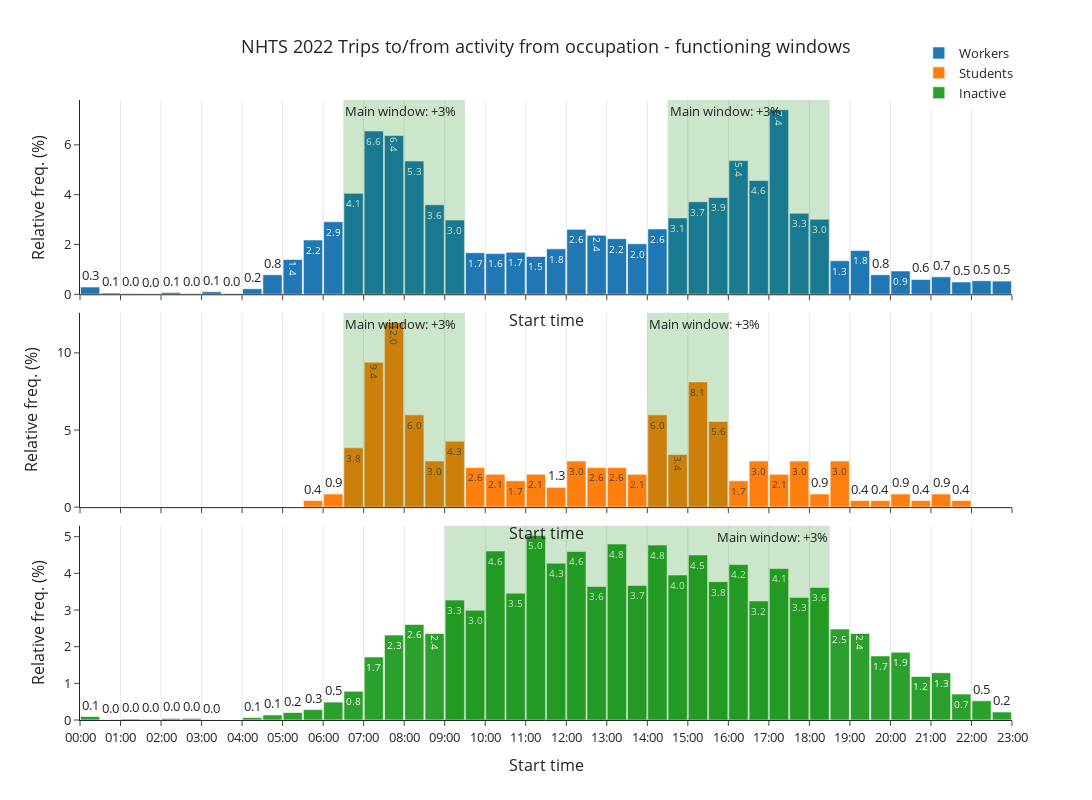

Notebook code cell kept with this figure:
### Code cell
from plotly.subplots import make_subplots

fig = make_subplots(rows=3, cols=1,
                    shared_xaxes=True,
                    vertical_spacing=0.03)

fig.add_trace(
    go.Histogram(x=worker_windows['START_TIME'],
                 nbinsx=48, 
                 texttemplate='%{y:.1f}',
                 histnorm='percent',
                 name='Workers'), col=1, row=1
)

fig.add_vrect(x0=datetime(2022, 1, 1, 6, 30),    # 6:30 - 9:30
              x1=datetime(2022, 1, 1, 9, 30),
              row=1,
              annotation_text='Main window: +3%',
              annotation_position='top left',
              fillcolor="green", opacity=0.2, line_width=0)

fig.add_vrect(x0=datetime(2022, 1, 1, 14, 30),   # 14:30 - 18:30
              x1=datetime(2022, 1, 1, 18, 30),
              row=1,
              annotation_text='Main window: +3%',
              annotation_position='top left',
              fillcolor="green", opacity=0.2, line_width=0)

##################

fig.add_trace(
    go.Histogram(x=student_windows['START_TIME'],
                 nbinsx=48, 
                 texttemplate='%{y:.1f}',
                 histnorm='percent',
                 name='Students'), col=1, row=2
)

fig.add_vrect(x0=datetime(2022, 1, 1, 6, 30),   # 6:30 - 9:30
              x1=datetime(2022, 1, 1, 9, 30),
              row=2,
              annotation_text='Main window: +3%',
              annotation_position='top left',
              fillcolor="green", opacity=0.2, line_width=0)

fig.add_vrect(x0=datetime(2022, 1, 1, 14, 0),   # 14:00 - 16:00
              x1=datetime(2022, 1, 1, 16, 0),
              row=2,
              annotation_text='Main window: +3%',
              annotation_position='top left',
              fillcolor="green", opacity=0.2, line_width=0)

#################

fig.add_trace(
    go.Histogram(x=inactive_windows['START_TIME'],
                 nbinsx=48, 
                 texttemplate='%{y:.1f}',
                 histnorm='percent',
                 name='Inactive'), col=1, row=3
)

fig.add_vrect(x0=datetime(2022, 1, 1, 9, 00),   # 9:30 - 18:30
              x1=datetime(2022, 1, 1, 18, 30),
              row=3,
              annotation_text='Main window: +3%',
              annotation_position='top right',
              fillcolor="green", opacity=0.2, line_width=0)


fig.update_xaxes(title='Start time',
                 range=[datetime(2022, 1, 1, 0, 0), datetime(2022, 1, 1, 23, 0)],
                 showgrid=True,
                 tickformat="%H:%M",
                 dtick=3600*1000    # dtick is in miliseconds
                 )

fig.update_yaxes(title='Relative freq. (%)',
                 )

fig.update_layout(width=1100,
                  height=800,
                  template='simple_white',
                  bargap=0.05,
                #   barmode='stack',
                  title={'text':"NHTS 2022 Trips to/from activity from occupation - functioning windows",
                         'x':0.5,
                         'y':0.95},
                  legend=dict(orientation='v',
                              y=1.1,
                              x=0.9),
                  font=dict(
                       # family="Courier New, monospace",
                       size=13)
                )

fig.show()

### Figure 1 — Plotly figure (JSON) as saved in the notebook; plotly's stock layout.template omitted (floating-point values rounded to 4 significant figures; data arrays with more than 128 entries replaced by an {"elided": "..."} marker saying what was removed)
{"data": [{"histnorm": "percent", "name": "Workers", "nbinsx": 48, "texttemplate": "%{y:.1f}", "type": "histogram", "x": {"elided": "5870 str values"}, "xaxis": "x", "yaxis": "y"}, {"histnorm": "percent", "name": "Students", "nbinsx": 48, "texttemplate": "%{y:.1f}", "type": "histogram", "x": {"elided": "234 str values"}, "xaxis": "x2", "yaxis": "y2"}, {"histnorm": "percent", "name": "Inactive", "nbinsx": 48, "texttemplate": "%{y:.1f}", "type": "histogram", "x": {"elided": "13727 str values"}, "xaxis": "x3", "yaxis": "y3"}], "layout": {"annotations": [{"showarrow": false, "text": "Main window: +3%", "x": "2022-01-01T06:30:00", "xanchor": "left", "xref": "x", "y": 1, "yanchor": "top", "yref": "y domain"}, {"showarrow": false, "text": "Main window: +3%", "x": "2022-01-01T14:30:00", "xanchor": "left", "xref": "x", "y": 1, "yanchor": "top", "yref": "y domain"}, {"showarrow": false, "text": "Main window: +3%", "x": "2022-01-01T06:30:00", "xanchor": "left", "xref": "x2", "y": 1, "yanchor": "top", "yref": "y2 domain"}, {"showarrow": false, "text": "Main window: +3%", "x": "2022-01-01T14:00:00", "xanchor": "left", "xref": "x2", "y": 1, "yanchor": "top", "yref": "y2 domain"}, {"showarrow": false, "text": "Main window: +3%", "x": "2022-01-01T18:30:00", "xanchor": "right", "xref": "x3", "y": 1, "yanchor": "top", "yref": "y3 domain"}], "bargap": 0.05, "font": {"size": 13}, "height": 800, "legend": {"orientation": "v", "x": 0.9, "y": 1.1}, "shapes": [{"fillcolor": "green", "line": {"width": 0}, "opacity": 0.2, "type": "rect", "x0": "2022-01-01T06:30:00", "x1": "2022-01-01T09:30:00", "xref": "x", "y0": 0, "y1": 1, "yref": "y domain"}, {"fillcolor": "green", "line": {"width": 0}, "opacity": 0.2, "type": "rect", "x0": "2022-01-01T14:30:00", "x1": "2022-01-01T18:30:00", "xref": "x", "y0": 0, "y1": 1, "yref": "y domain"}, {"fillcolor": "green", "line": {"width": 0}, "opacity": 0.2, "type": "rect", "x0": "2022-01-01T06:30:00", "x1": "2022-01-01T09:30:00", "xref": "x2", "y0": 0, "y1": 1, "yref": "y2 domain"}, {"fillcolor": "green", "line": {"width": 0}, "opacity": 0.2, "type": "rect", "x0": "2022-01-01T14:00:00", "x1": "2022-01-01T16:00:00", "xref": "x2", "y0": 0, "y1": 1, "yref": "y2 domain"}, {"fillcolor": "green", "line": {"width": 0}, "opacity": 0.2, "type": "rect", "x0": "2022-01-01T09:00:00", "x1": "2022-01-01T18:30:00", "xref": "x3", "y0": 0, "y1": 1, "yref": "y3 domain"}], "title": {"text": "NHTS 2022 Trips to/from activity from occupation - functioning windows", "x": 0.5, "y": 0.95}, "width": 1100, "xaxis": {"anchor": "y", "domain": [0, 1], "dtick": 3600000, "matches": "x3", "range": ["2022-01-01T00:00:00", "2022-01-01T23:00:00"], "showgrid": true, "showticklabels": false, "tickformat": "%H:%M", "title": {"text": "Start time"}}, "xaxis2": {"anchor": "y2", "domain": [0, 1], "dtick": 3600000, "matches": "x3", "range": ["2022-01-01T00:00:00", "2022-01-01T23:00:00"], "showgrid": true, "showticklabels": false, "tickformat": "%H:%M", "title": {"text": "Start time"}}, "xaxis3": {"anchor": "y3", "domain": [0, 1], "dtick": 3600000, "range": ["2022-01-01T00:00:00", "2022-01-01T23:00:00"], "showgrid": true, "tickformat": "%H:%M", "title": {"text": "Start time"}}, "yaxis": {"anchor": "x", "domain": [0.6867, 1.0], "title": {"text": "Relative freq. (%)"}}, "yaxis2": {"anchor": "x2", "domain": [0.3433, 0.6567], "title": {"text": "Relative freq. (%)"}}, "yaxis3": {"anchor": "x3", "domain": [0, 0.3133], "title": {"text": "Relative freq. (%)"}}}}
